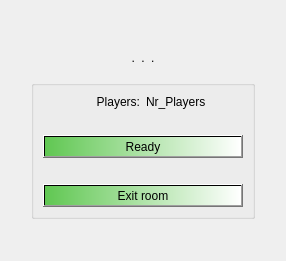
      <widget class="QWidget" name="page_CreatedRoom">
       <layout class="QGridLayout" name="gridLayout_13" rowstretch="1,1,1,1" columnstretch="1,1,1">
        <item row="0" column="1">
         <spacer name="horizontalSpacer_30">
          <property name="orientation">
           <enum>Qt::Horizontal</enum>
          </property>
          <property name="sizeHint" stdset="0">
           <size>
            <width>40</width>
            <height>20</height>
           </size>
          </property>
         </spacer>
        </item>
        <item row="3" column="1">
         <spacer name="horizontalSpacer_31">
          <property name="orientation">
           <enum>Qt::Horizontal</enum>
          </property>
          <property name="sizeHint" stdset="0">
           <size>
            <width>40</width>
            <height>20</height>
           </size>
          </property>
         </spacer>
        </item>
        <item row="2" column="0">
         <spacer name="verticalSpacer_16">
          <property name="orientation">
           <enum>Qt::Vertical</enum>
          </property>
          <property name="sizeHint" stdset="0">
           <size>
            <width>20</width>
            <height>40</height>
           </size>
          </property>
         </spacer>
        </item>
        <item row="2" column="2">
         <spacer name="verticalSpacer_17">
          <property name="orientation">
           <enum>Qt::Vertical</enum>
          </property>
          <property name="sizeHint" stdset="0">
           <size>
            <width>20</width>
            <height>40</height>
           </size>
          </property>
         </spacer>
        </item>
        <item row="2" column="1">
         <widget class="QGroupBox" name="groupBox_10">
          <property name="title">
           <string/>
          </property>
          <property name="flat">
           <bool>true</bool>
          </property>
          <layout class="QVBoxLayout" name="verticalLayout_12">
           <item>
            <layout class="QHBoxLayout" name="horizontalLayout_11">
             <item>
              <widget class="QLabel" name="label_11">
               <property name="styleSheet">
                <string notr="true"/>
               </property>
               <property name="text">
                <string>Players:</string>
               </property>
               <property name="alignment">
                <set>Qt::AlignRight|Qt::AlignTrailing|Qt::AlignVCenter</set>
               </property>
              </widget>
             </item>
             <item>
              <widget class="QLabel" name="label_12">
               <property name="styleSheet">
                <string notr="true"/>
               </property>
               <property name="text">
                <string>Nr_Players</string>
               </property>
               <property name="alignment">
                <set>Qt::AlignLeading|Qt::AlignLeft|Qt::AlignVCenter</set>
               </property>
              </widget>
             </item>
            </layout>
           </item>
           <item>
            <spacer name="horizontalSpacer_22">
             <property name="orientation">
              <enum>Qt::Horizontal</enum>
             </property>
             <property name="sizeHint" stdset="0">
              <size>
               <width>40</width>
               <height>20</height>
              </size>
             </property>
            </spacer>
           </item>
           <item>
            <widget class="QPushButton" name="pushButton">
             <property name="cursor">
              <cursorShape>PointingHandCursor</cursorShape>
             </property>
             <property name="styleSheet">
              <string notr="true">background-color: qlineargradient(spread:pad, x1:0, y1:0, x2:1, y2:0, stop:0 rgba(96, 199, 82, 255), stop:1 rgba(255, 255, 255, 255));</string>
             </property>
             <property name="text">
              <string>Ready</string>
             </property>
            </widget>
           </item>
           <item>
            <spacer name="horizontalSpacer_32">
             <property name="orientation">
              <enum>Qt::Horizontal</enum>
             </property>
             <property name="sizeHint" stdset="0">
              <size>
               <width>40</width>
               <height>20</height>
              </size>
             </property>
            </spacer>
           </item>
           <item>
            <spacer name="verticalSpacer_15">
             <property name="orientation">
              <enum>Qt::Vertical</enum>
             </property>
             <property name="sizeHint" stdset="0">
              <size>
               <width>20</width>
               <height>40</height>
              </size>
             </property>
            </spacer>
           </item>
           <item>
            <widget class="QPushButton" name="pushButton_ExitRoom">
             <property name="cursor">
              <cursorShape>PointingHandCursor</cursorShape>
             </property>
             <property name="styleSheet">
              <string notr="true">background-color: qlineargradient(spread:pad, x1:0, y1:0, x2:1, y2:0, stop:0 rgba(96, 199, 82, 255), stop:1 rgba(255, 255, 255, 255));</string>
             </property>
             <property name="text">
              <string>Exit room</string>
             </property>
            </widget>
           </item>
          </layout>
         </widget>
        </item>
        <item row="1" column="1">
         <layout class="QHBoxLayout" name="horizontalLayout_18">
          <property name="leftMargin">
           <number>100</number>
          </property>
          <property name="rightMargin">
           <number>100</number>
          </property>
          <item>
           <widget class="QLabel" name="point1">
            <property name="styleSheet">
             <string notr="true">font: 700 15pt &quot;Arial&quot;;</string>
            </property>
            <property name="text">
             <string>.</string>
            </property>
            <property name="alignment">
             <set>Qt::AlignRight|Qt::AlignTrailing|Qt::AlignVCenter</set>
            </property>
           </widget>
          </item>
          <item>
           <widget class="QLabel" name="point2">
            <property name="styleSheet">
             <string notr="true">font: 700 15pt &quot;Arial&quot;;</string>
            </property>
            <property name="text">
             <string>.</string>
            </property>
            <property name="alignment">
             <set>Qt::AlignCenter</set>
            </property>
           </widget>
          </item>
          <item>
           <widget class="QLabel" name="point3">
            <property name="styleSheet">
             <string notr="true">font: 700 15pt &quot;Arial&quot;;</string>
            </property>
            <property name="text">
             <string>.</string>
            </property>
           </widget>
          </item>
         </layout>
        </item>
       </layout>
      </widget>
